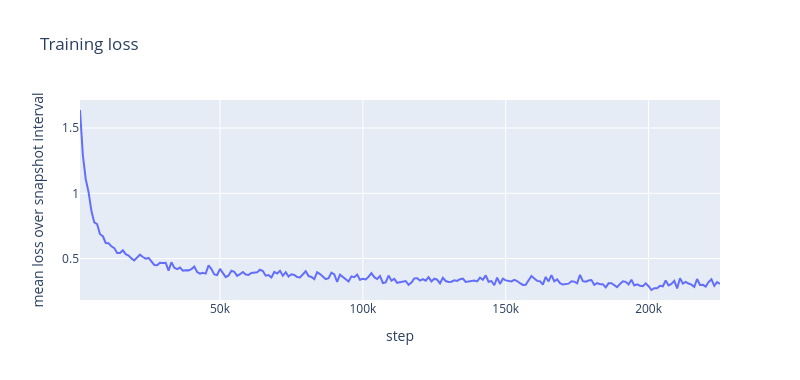
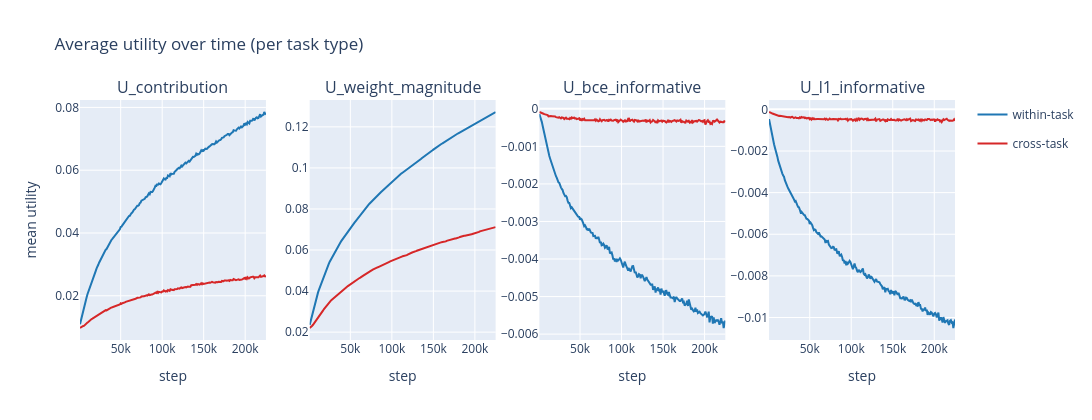
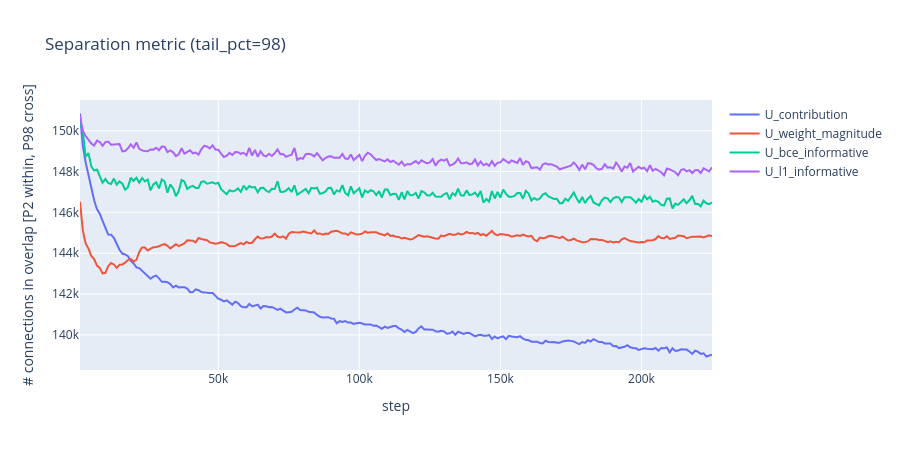

Here is the notebook cell these charts were saved with, in order:
### Code cell
plot_loss_over_time(snaps)
plot_avg_utility_over_time(snaps)
plot_final_distributions(snaps)
plot_separation_metric(snaps)

### Figure 1 — Plotly figure (JSON) as saved in the notebook; plotly's stock layout.template omitted (floating-point values rounded to 4 significant figures; data arrays with more than 128 entries replaced by an {"elided": "..."} marker saying what was removed)
{"data": [{"mode": "lines", "name": "loss", "type": "scatter", "x": {"elided": "225 int values"}, "y": {"elided": "225 float values"}}], "layout": {"height": 380, "title": {"text": "Training loss"}, "width": 800, "xaxis": {"title": {"text": "step"}}, "yaxis": {"title": {"text": "mean loss over snapshot interval"}}}}

### Figure 2 — Plotly figure (JSON) as saved in the notebook; plotly's stock layout.template omitted (floating-point values rounded to 4 significant figures; data arrays with more than 128 entries replaced by an {"elided": "..."} marker saying what was removed)
{"data": [{"legendgroup": "within", "line": {"color": "#1f77b4"}, "mode": "lines", "name": "within-task", "showlegend": true, "type": "scatter", "x": {"elided": "225 int values"}, "xaxis": "x", "y": {"elided": "225 float values"}, "yaxis": "y"}, {"legendgroup": "cross", "line": {"color": "#d62728"}, "mode": "lines", "name": "cross-task", "showlegend": true, "type": "scatter", "x": {"elided": "225 int values"}, "xaxis": "x", "y": {"elided": "225 float values"}, "yaxis": "y"}, {"legendgroup": "within", "line": {"color": "#1f77b4"}, "mode": "lines", "name": "within-task", "showlegend": false, "type": "scatter", "x": {"elided": "225 int values"}, "xaxis": "x2", "y": {"elided": "225 float values"}, "yaxis": "y2"}, {"legendgroup": "cross", "line": {"color": "#d62728"}, "mode": "lines", "name": "cross-task", "showlegend": false, "type": "scatter", "x": {"elided": "225 int values"}, "xaxis": "x2", "y": {"elided": "225 float values"}, "yaxis": "y2"}, {"legendgroup": "within", "line": {"color": "#1f77b4"}, "mode": "lines", "name": "within-task", "showlegend": false, "type": "scatter", "x": {"elided": "225 int values"}, "xaxis": "x3", "y": {"elided": "225 float values"}, "yaxis": "y3"}, {"legendgroup": "cross", "line": {"color": "#d62728"}, "mode": "lines", "name": "cross-task", "showlegend": false, "type": "scatter", "x": {"elided": "225 int values"}, "xaxis": "x3", "y": {"elided": "225 float values"}, "yaxis": "y3"}, {"legendgroup": "within", "line": {"color": "#1f77b4"}, "mode": "lines", "name": "within-task", "showlegend": false, "type": "scatter", "x": {"elided": "225 int values"}, "xaxis": "x4", "y": {"elided": "225 float values"}, "yaxis": "y4"}, {"legendgroup": "cross", "line": {"color": "#d62728"}, "mode": "lines", "name": "cross-task", "showlegend": false, "type": "scatter", "x": {"elided": "225 int values"}, "xaxis": "x4", "y": {"elided": "225 float values"}, "yaxis": "y4"}], "layout": {"annotations": [{"font": {"size": 16}, "showarrow": false, "text": "U_contribution", "x": 0.1062, "xanchor": "center", "xref": "paper", "y": 1, "yanchor": "bottom", "yref": "paper"}, {"font": {"size": 16}, "showarrow": false, "text": "U_weight_magnitude", "x": 0.3688, "xanchor": "center", "xref": "paper", "y": 1, "yanchor": "bottom", "yref": "paper"}, {"font": {"size": 16}, "showarrow": false, "text": "U_bce_informative", "x": 0.6313, "xanchor": "center", "xref": "paper", "y": 1, "yanchor": "bottom", "yref": "paper"}, {"font": {"size": 16}, "showarrow": false, "text": "U_l1_informative", "x": 0.8938, "xanchor": "center", "xref": "paper", "y": 1, "yanchor": "bottom", "yref": "paper"}], "height": 420, "title": {"text": "Average utility over time (per task type)"}, "width": 1280, "xaxis": {"anchor": "y", "domain": [0, 0.2125], "title": {"text": "step"}}, "xaxis2": {"anchor": "y2", "domain": [0.2625, 0.475], "title": {"text": "step"}}, "xaxis3": {"anchor": "y3", "domain": [0.525, 0.7375], "title": {"text": "step"}}, "xaxis4": {"anchor": "y4", "domain": [0.7875, 1], "title": {"text": "step"}}, "yaxis": {"anchor": "x", "domain": [0, 1], "title": {"text": "mean utility"}}, "yaxis2": {"anchor": "x2", "domain": [0, 1]}, "yaxis3": {"anchor": "x3", "domain": [0, 1]}, "yaxis4": {"anchor": "x4", "domain": [0, 1]}}}

### Figure 3 — Plotly figure (JSON) as saved in the notebook; plotly's stock layout.template omitted (floating-point values rounded to 4 significant figures; data arrays with more than 128 entries replaced by an {"elided": "..."} marker saying what was removed)
{"data": [{"mode": "lines", "name": "U_contribution", "type": "scatter", "x": {"elided": "225 int values"}, "y": {"elided": "225 int values"}}, {"mode": "lines", "name": "U_weight_magnitude", "type": "scatter", "x": {"elided": "225 int values"}, "y": {"elided": "225 int values"}}, {"mode": "lines", "name": "U_bce_informative", "type": "scatter", "x": {"elided": "225 int values"}, "y": {"elided": "225 int values"}}, {"mode": "lines", "name": "U_l1_informative", "type": "scatter", "x": {"elided": "225 int values"}, "y": {"elided": "225 int values"}}], "layout": {"height": 450, "title": {"text": "Separation metric (tail_pct=98)"}, "width": 900, "xaxis": {"title": {"text": "step"}}, "yaxis": {"title": {"text": "# connections in overlap [P2 within, P98 cross]"}}}}
